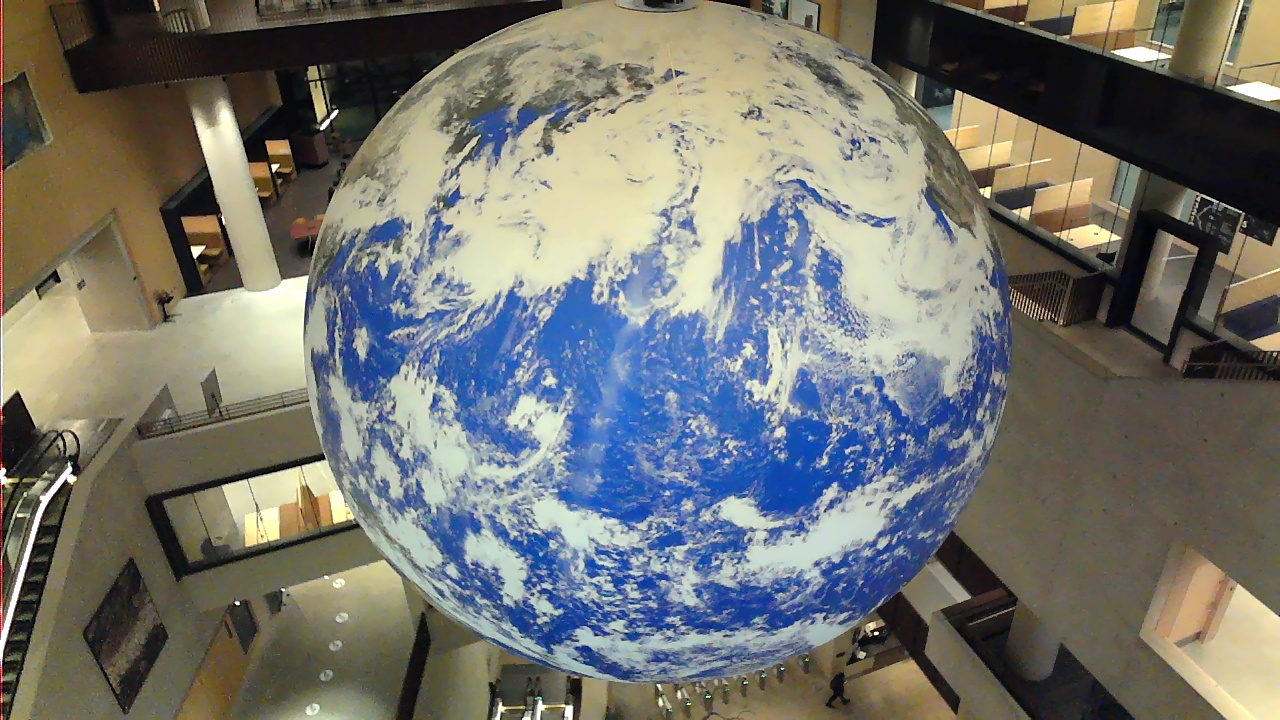
#> input picture final/Dataset_25/task_2/calibration_image_01_cam1.jpg, 1280 x 720 px; its folder holds only this picture in this run
$ python t2.py
#> lines starting #> are read from the running program, lines starting #| are printed output that depends on the picture; after the words box and inside, x2 and y2 are one past the last pixel; in counts of white or black regions, pixels touching at a corner belong together
#> in main, image is the input picture: PIL image 1280x720 RGB; mean R, G, B 115.4, 115.8, 110.2
### final/task_1.py
import torchvision.transforms as transforms
from PIL import Image, ImageFilter
import matplotlib.pyplot as plt
import numpy as np
from tqdm import tqdm
from collections import deque
import cv2

# [187 lines left out: functions threshoding, region_growing, draw_roc_curve, not called in this run]


def get_safe_ocean_seeds(hsv_img: Image.Image, saturation_threshold: int = 120):
#> called with saturation_threshold = 120
    hsv_img_copy = hsv_img.copy()

    hsv_array = np.array(hsv_img_copy)

    H = hsv_array[:, :, 0]
    S = hsv_array[:, :, 1]
    V = hsv_array[:, :, 2]

    # --- DEFINE THE SAFETY ZONES ---

    # 1. HUE: Target BLUE only.
    # In PIL (0-255 scale), Blue is approx 170.
    # Let's target a range of 140 to 190 to be safe.
    # This strictly avoids Yellow (approx 40) and Green (approx 85).
    blue_mask = (H > 140) & (H < 190)
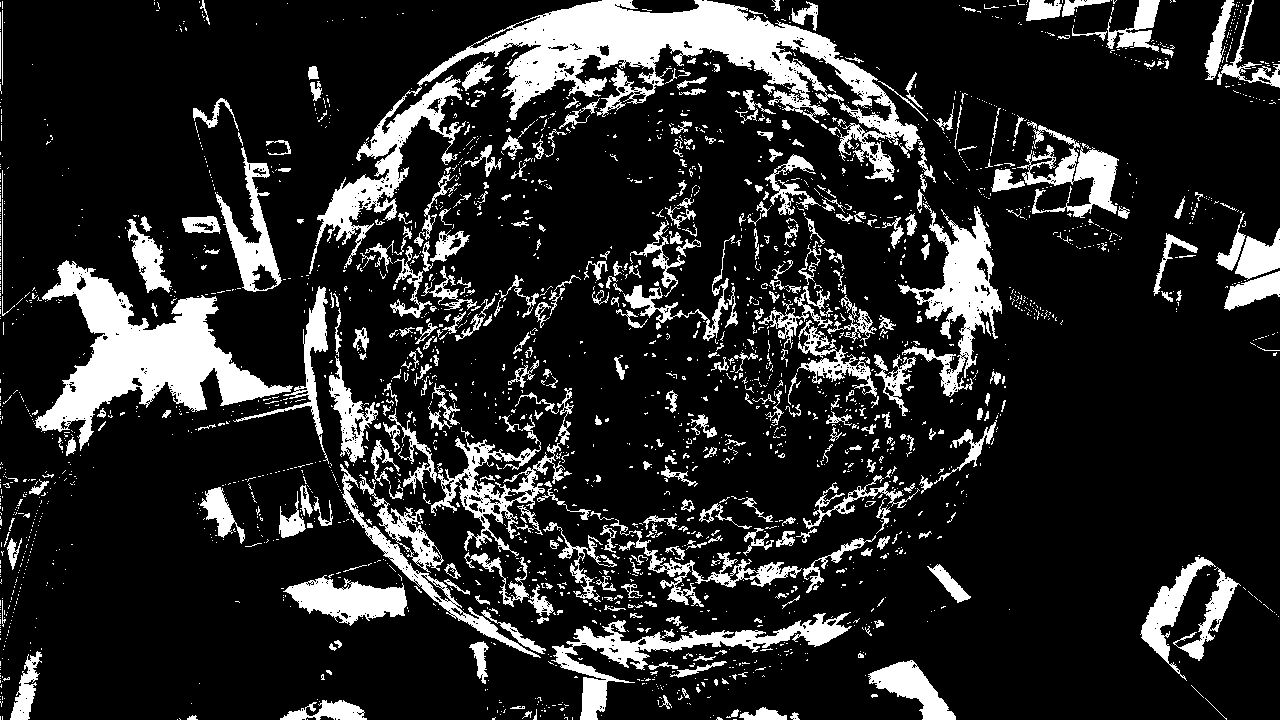
#> blue_mask: shape (720, 1280) bool; 16.2% white; 2573 white regions (2162 under 20 px), largest, box (x1, y1, x2, y2) and area: (309, 0, 920, 274) 30083, (35, 260, 293, 451) 16567, (898, 203, 1002, 397) 6483

    # 2. SATURATION: Avoid White Clouds and Lights.
    # Clouds and Lights have very low saturation (near 0).
    # Deep Ocean has high saturation.
    # We require Saturation > 50 to avoid picking up white lights as seeds.
    sat_mask = (S > saturation_threshold)
#> sat_mask: shape (720, 1280) bool; 41.2% white; 1286 white regions (1094 under 20 px), largest, box (x1, y1, x2, y2) and area: (0, 0, 1128, 720) 312563, (1140, 557, 1280, 720) 14669, (281, 559, 412, 637) 6188

    # Combine them
    final_seed_mask = blue_mask & sat_mask
#> final_seed_mask: shape (720, 1280) bool; 15.8% white; 2494 white regions (2087 under 20 px), largest, box (x1, y1, x2, y2) and area: (309, 0, 920, 274) 30065, (35, 260, 293, 451) 16554, (898, 203, 1002, 397) 6483

    # Create Binary Image (0 for background, 255 for seed)
    binary_seeds = np.zeros_like(H)
    binary_seeds[final_seed_mask] = 255

    return binary_seeds


def threshold_and_region_growing(hsv_image: Image.Image, threshold: int, saturation_threshold: int = 120):
    binary_seeds = get_safe_ocean_seeds(hsv_image, saturation_threshold=saturation_threshold)
    # [4 lines of commented-out code are left out]

    segmented_images = []
    for y in range(0, binary_seeds.shape[0], 50):
        for x in range(0, binary_seeds.shape[1], 50):
            if binary_seeds[y, x] == 255:
                # print(f"Seed found at: ({x}, {y})")
                segmented_image = region_growing_2(hsv_image, seed_point=(x, y), threshold=threshold)
                segmented_images.append(segmented_image)
#> after the loop, segmented_images = 56 items
    # Combine all segmented images
    combined_segmented_image = np.zeros_like(binary_seeds)
    for seg_img in segmented_images:
        combined_segmented_image = np.maximum(combined_segmented_image, seg_img)
#> this loop made 56 passes
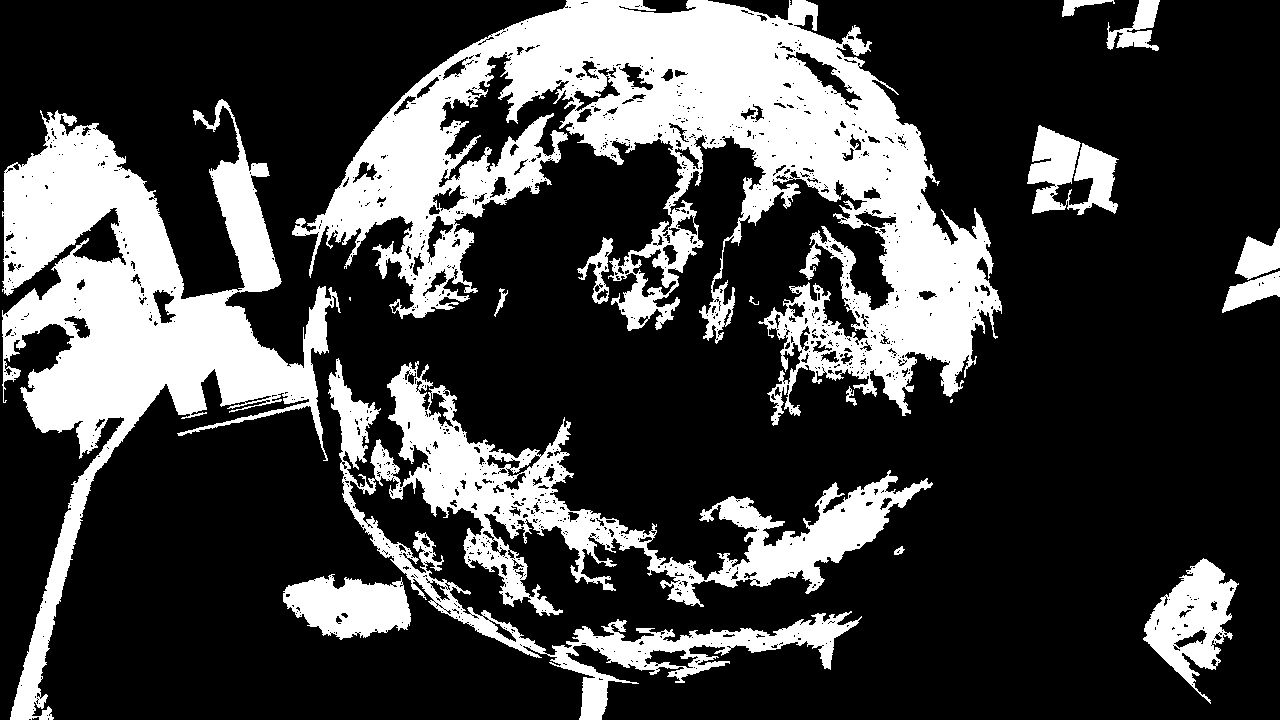
#> combined_segmented_image: shape (720, 1280); 25.9% white; 17 white regions (2 under 20 px), largest, box (x1, y1, x2, y2) and area: (292, 0, 1002, 426) 108489, (2, 99, 341, 720) 62976, (328, 358, 933, 720) 45535
    # plt.imshow(combined_segmented_image, cmap='gray')
    # plt.axis('off')
    # plt.show()

    return combined_segmented_image


def region_growing_2(hsv_image: Image.Image, seed_point: tuple, threshold: int):
    # Setup
    hsv_image_copy = hsv_image.copy()
    hsv_array = np.array(hsv_image_copy)
    hue_channel = hsv_array[:, :, 0]

    seeds = seed_point # Your ocean seed
    connectivity = 4 # or 8
    flags = connectivity | (255 << 8) | cv2.FLOODFILL_FIXED_RANGE

    # floodFill expects a numpy array.
    # We work on the Hue channel directly.
    # Note: cv2.floodFill modifies the image in-place, so we copy.
    work_image = hue_channel.copy()

    h, w = work_image.shape
    mask = np.zeros((h+2, w+2), np.uint8) # floodFill requires mask to be 2px larger

    # Run Region Growing (Instant in C++)
    # For 1-channel image, newVal is a scalar, loDiff/upDiff are scalars.
    cv2.floodFill(work_image, mask, seeds, 255, (threshold,), (threshold,), flags)

    # Extract the actual binary map (Crop the 2px border)
    binary_output = mask[1:-1, 1:-1]

    return binary_output


# [95 lines left out: functions YoudensJ_evaluation, main, not called in this run]

    # [4 lines of commented-out code are left out]

# [2 lines that do not run on import are left out]

### final/t2.py
import torchvision.transforms as transforms
from PIL import Image, ImageFilter
import matplotlib.pyplot as plt
import numpy as np
from tqdm import tqdm
from collections import deque
import cv2
import os


from task_1 import threshold_and_region_growing


def get_circle_from_3_points(p1, p2, p3):
    """
    Mathematical helper to find (cx, cy, r) from 3 points.
    """
    x1, y1 = p1
    x2, y2 = p2
    x3, y3 = p3

    D = 2 * (x1 * (y2 - y3) + x2 * (y3 - y1) + x3 * (y1 - y2))

    if abs(D) < 1e-7: # Points are collinear (straight line)
        return None

    center_x = ((x1**2 + y1**2) * (y2 - y3) + (x2**2 + y2**2) * (y3 - y1) + (x3**2 + y3**2) * (y1 - y2)) / D
    center_y = ((x1**2 + y1**2) * (x3 - x2) + (x2**2 + y2**2) * (x1 - x3) + (x3**2 + y3**2) * (x2 - x1)) / D

    radius = np.sqrt((center_x - x1)**2 + (center_y - y1)**2)

    return (center_x, center_y, radius)

def fit_circle_ransac(img, max_iterations=2000, distance_threshold=2.0):
    """
    Fits a circle to the edge points of an image using RANSAC.

    img: Input image (RGB or BGR or Gray)
    """
#> called with max_iterations = 2000, distance_threshold = 2
    # Convert PIL to Numpy if needed
    if isinstance(img, Image.Image):
        img = np.array(img)
        # PIL is RGB, OpenCV expects BGR usually.
        # We will convert to Gray anyway.
        gray = cv2.cvtColor(img, cv2.COLOR_RGB2GRAY)
    elif isinstance(img, np.ndarray):
        if len(img.shape) == 3:
            # Assume BGR if numpy array (standard OpenCV)
            gray = cv2.cvtColor(img, cv2.COLOR_BGR2GRAY)
        else:
            gray = img
    else:
        return None, None

    # Edge detection to find points
    edges = cv2.Canny(gray, 100, 200)
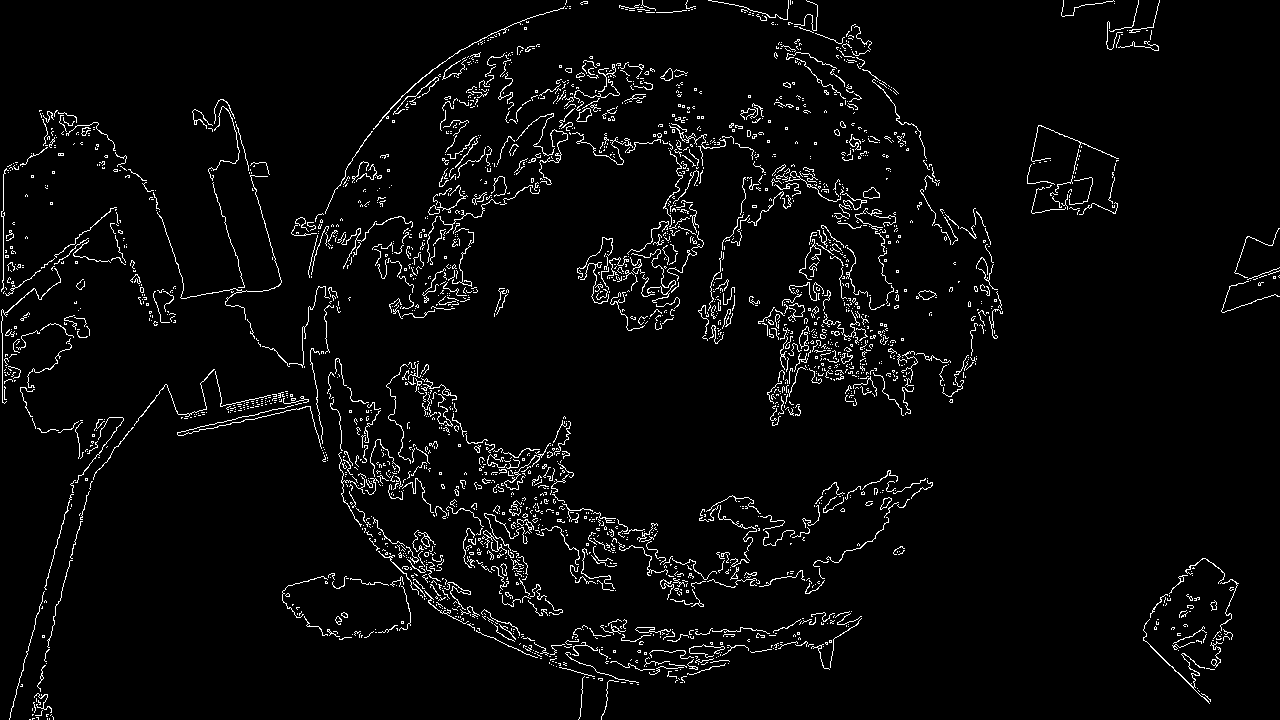
#> edges: shape (720, 1280); 3.8% white in thin lines or dots

    # Get coordinates of edge points
    # np.where returns (row, col) -> (y, x)
    y_coords, x_coords = np.where(edges > 0)
    points = np.column_stack((x_coords, y_coords))
#> points = 34893 pairs, first value 1 to 1279, second value 0 to 719

    if len(points) < 3:
        print("Not enough points for RANSAC")
        return np.zeros_like(gray), (0, 0, 0, 0)

    best_circle = None
    max_inliers = 0

    # RANSAC Loop
    for i in range(max_iterations):
        # A. Pick 3 random points
        sample_indices = np.random.choice(len(points), 3, replace=False)
        p1, p2, p3 = points[sample_indices]

        # B. Calculate Circle from 3 points
        temp_circle = get_circle_from_3_points(p1, p2, p3)

        if temp_circle is None: continue

        cx, cy, r = temp_circle

        # Filter circles that are too small or too large
        if r > max(gray.shape) or r < 50:
            continue

        # Check if center is somewhat within image bounds
        if not (-r < cx < gray.shape[1] + r and -r < cy < gray.shape[0] + r):
            continue

        # C. Calculate distances of ALL points to this circle center
        dists = np.sqrt((points[:, 0] - cx)**2 + (points[:, 1] - cy)**2)

        # D. Count Inliers
        error = np.abs(dists - r)
        inliers_count = np.count_nonzero(error < distance_threshold)

        # E. Keep the best model
        if inliers_count > max_inliers:
            max_inliers = inliers_count
            best_circle = (cx, cy, r)
#> this loop made 2000 passes
#> (sample_indices, x1 in get_circle_from_3_points, y1 in get_circle_from_3_points, x2 in get_circle_from_3_points, y2 in get_circle_from_3_points, x3 in get_circle_from_3_points, y3 in get_circle_from_3_points, D in get_circle_from_3_points) on passes 1, 2, 4, 5, 15: ([23414, 11260, 26246], 422, 451, 79, 236, 433, 515, -39174), ([12043, 17029, 34299], 452, 246, 150, 313, 703, 670, -289730), ([21021, 1791, 19113], 904, 393, 598, 70, 781, 354, -55590), ([26708, 10404, 9084], 370, 524, 975, 223, 367, 202, -391426), ([27493, 11123, 2223], 430, 539, 310, 234, 608, 81, 218500)
#> (sample_indices, x1 in get_circle_from_3_points, y1 in get_circle_from_3_points, x2 in get_circle_from_3_points, y2 in get_circle_from_3_points, x3 in get_circle_from_3_points, y3 in get_circle_from_3_points, D in get_circle_from_3_points) on passes 3, 6, 7, 8, 9, 10: ([2544, 19726, 14729], 557, 89, 17, 368, 444, 286, -149706), ([25937, 10292, 12105], 510, 509, 659, 222, 420, 247, -129736), ([13612, 26519, 14227], 663, 269, 600, 520, 626, 278, 17440), ([18796, 16246, 7778], 825, 346, 754, 302, 144, 180, -36356), ([13899, 10260, 30565], 670, 273, 3, 222, 525, 591, -439002), ([21228, 13253, 7905], 769, 397, 617, 264, 1047, 181, 139612)

    # Create mask and bbox
    mask = np.zeros_like(gray)
    bbox = (0, 0, gray.shape[1], gray.shape[0])

    if best_circle:
        cx, cy, r = best_circle
        cv2.circle(mask, (int(cx), int(cy)), int(r), 255, -1)
#> mask: shape (720, 1280); 24.7% white; 1 white region, box (x1, y1, x2, y2) and area: (375, 128, 914, 667) 227301

        x1 = int(max(cx - r, 0))
        y1 = int(max(cy - r, 0))
        x2 = int(min(cx + r, gray.shape[1]))
        y2 = int(min(cy + r, gray.shape[0]))
        bbox = (x1, y1, x2, y2)

    return mask, bbox


def main():
    image_dir = "./Dataset_25/task_2"

    centres = []
    for file in os.listdir(image_dir):
        if file.endswith(".jpg"):
            image_path = os.path.join(image_dir, file)
            image = Image.open(image_path).convert('RGB')

            segmented_image = threshold_and_region_growing(image, threshold=30, saturation_threshold=120)
            ransac_mask, box = fit_circle_ransac(segmented_image)
            centre = np.average(np.column_stack(np.where(ransac_mask > 0)), axis=0)[::-1]  # (x, y)


            centres.append(centre)

    ref_img_path = os.path.join(image_dir, "calibration_image_00_cam1.jpg")
    # plot the centres on the reference image
    ref_image = Image.open(ref_img_path).convert('RGB')
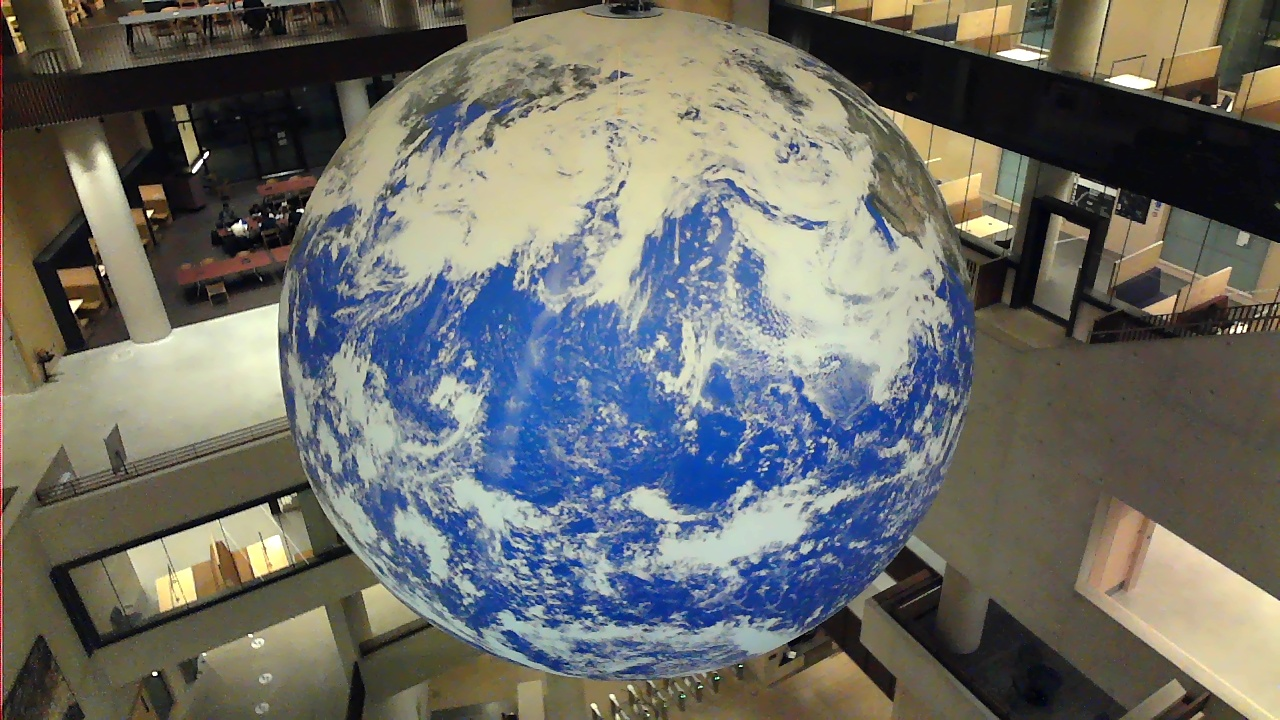
#> input picture final/Dataset_25/calibration_image_00_cam1.jpg, 1280 x 720 px, found by its file name
#> ref_image is the input picture: PIL image 1280x720 RGB; mean R, G, B 107.9, 108.6, 103.5
    plt.imshow(ref_image)
    for centre in centres:
        if centre is not None:
            plt.scatter([centre[0]], [centre[1]], color='red', s=10)
#> this loop made 1 pass
#> centre on pass 1: [644, 397]
    plt.axis('off')
    plt.savefig('centre_swing.png', bbox_inches='tight', pad_inches=0.1)
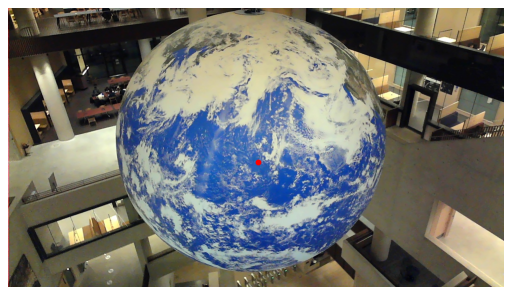
#> figure drawn by matplotlib, 1 panel
    plt.show()


if __name__ == '__main__':
    main()
